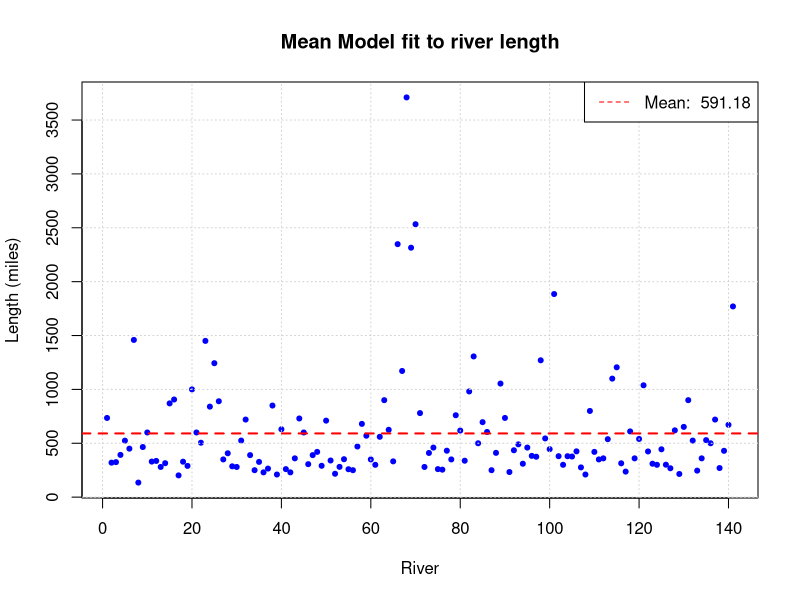

R code for this plot:
## ============================================================
## Week 2 Activity: The Mean as a Statistical Model (rivers)
## ============================================================


## ------------------------------------------------------------
## Step 1. Setup and Load Dataset
## ------------------------------------------------------------
data(rivers)
str(rivers)

## ------------------------------------------------------------
## Step 2. Estimate the Mean Length of the Rivers
## ------------------------------------------------------------
mean_length <- mean(rivers)
print(paste("Mean Length: ", mean_length))

## ------------------------------------------------------------
## Step 3.Produce a graph showing your model of the mean fit to the data. 
## Hint: create an index variable to identify each river and use a scatterplot
## ------------------------------------------------------------

#index for the x-axis
river_index <- 1:length(rivers)

#scatter plot
plot(x=river_index, y=rivers, 
     xlab="River", ylab="Length (miles)", 
     main="Mean Model fit to river length", 
     col="blue", pch=20)

grid()

abline(h=mean_length, col="red", lwd=2, lty=2)

legend("topright", 
       legend=paste("Mean: ", round(mean_length, 2)),
       lty=2,
       col="red")

## ------------------------------------------------------------
## Step 4. Calculate the standard error for the mean length.
## ------------------------------------------------------------

# standard deviation, sd(...) by default runs the sd using (n-1), i.e the sample sd
s <- sd(rivers)
# sample size
n <- length(rivers)

# standard error
se <- s/sqrt(n)

print(paste(
  "Sample standard deviation: ", round(s, 2),
  "sample size: ", n,
  "standard error: ", round(se, 2)
))

## ------------------------------------------------------------
## Step 5. Calculate a 95% confidence interval for the mean length.
## ------------------------------------------------------------

# Critical t-value
t_critical95 <- qt(0.975, df = n - 1)
# 0.975 = cumulative probability for a 95% two-sided CI
# n - 1 = degrees of freedom

# confidence interval
lower_bound95 <- mean_length - t_critical95 * se
upper_bound95 <- mean_length + t_critical95 * se

#print(paste(
#  "95% CI: (", round(lower_bound, 2), "to", round(upper_bound, 2), ")"
#))

cat(sprintf(
  "95%% Confidence Interval: (%.2f, %.2f)\n",
  lower_bound95,
  upper_bound95
))

## ------------------------------------------------------------
## Step 6. Calculate a 90% confidence interval for the mean length.
## ------------------------------------------------------------

# Critical t-value
t_critical90 <- qt(0.95, df = n - 1)
# 0.95 = cumulative probability for a 90% two-sided CI
# n - 1 = degrees of freedom

# confidence interval
lower_bound90 <- mean_length - t_critical90 * se
upper_bound90 <- mean_length + t_critical90 * se

#print(paste(
#  "90% CI: (", round(lower_bound, 2), "to", round(upper_bound, 2), ")"
#))

cat(sprintf(
  "90%% Confidence Interval: (%.2f, %.2f)\n",
  lower_bound90,
  upper_bound90
))
